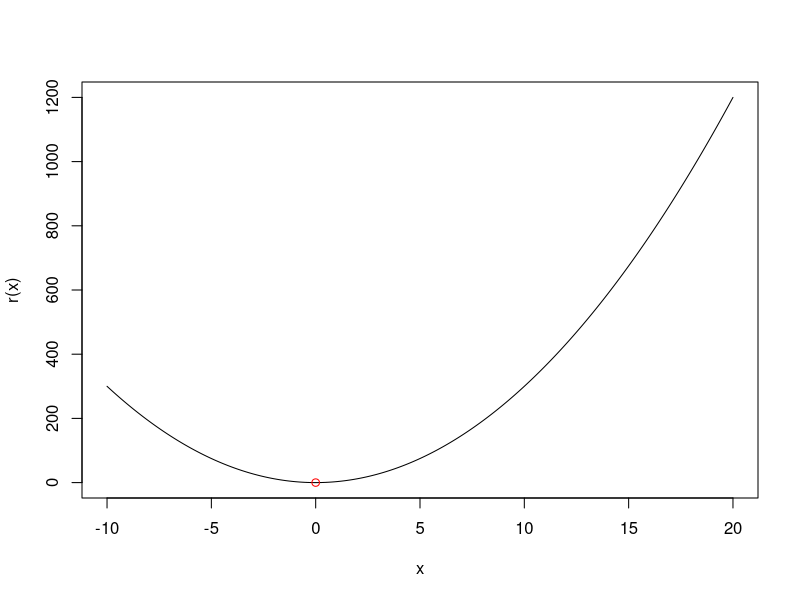
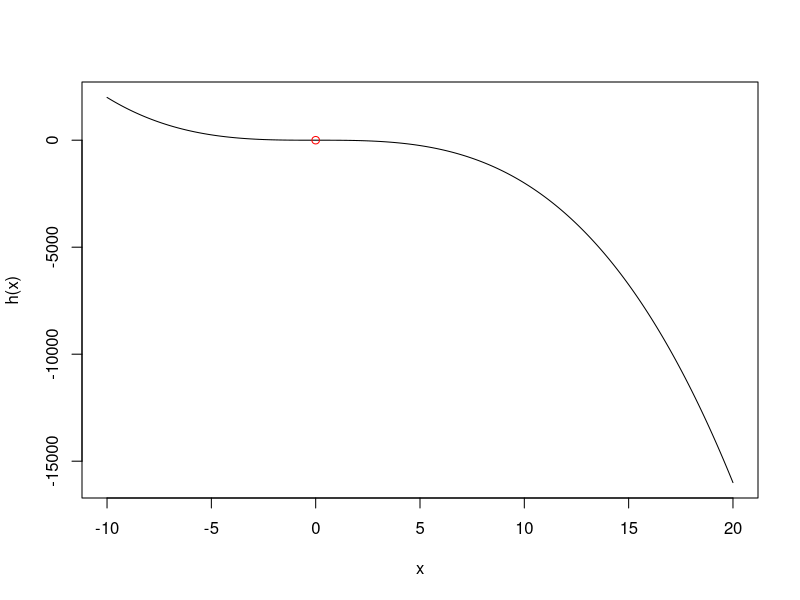
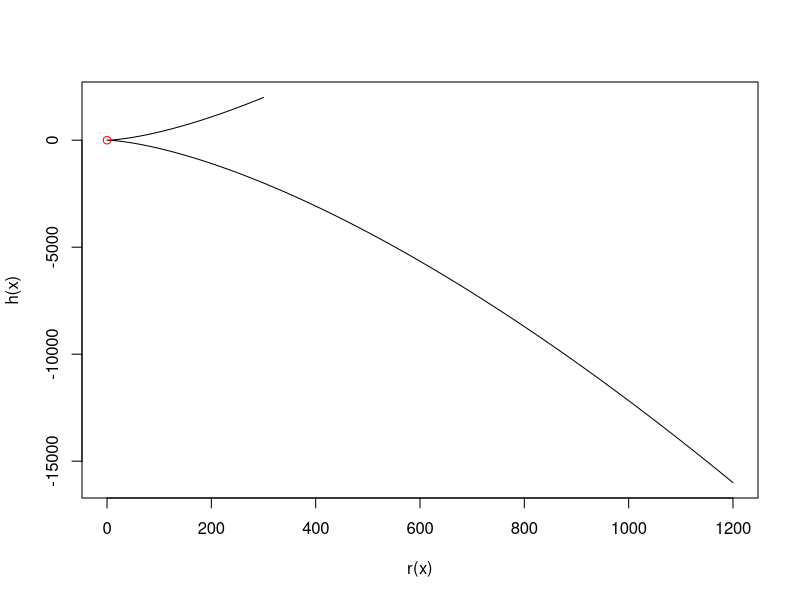

These figures' R source, in order:
#!/usr/bin/Rscript
r=function(x){3*x^2}
h=function(x){-2*x^3}
x=seq(-10,20,0.01)
x0=sqrt(0)
pdf("3.6.pdf")
plot(type="l",x,r(x))
points(x0,r(x0),col="red")
plot(type="l",x,h(x))
points(x0,h(x0),col="red")
plot(type="l",r(x),h(x))
points(r(x0),h(x0),col="red")
dev.off()
